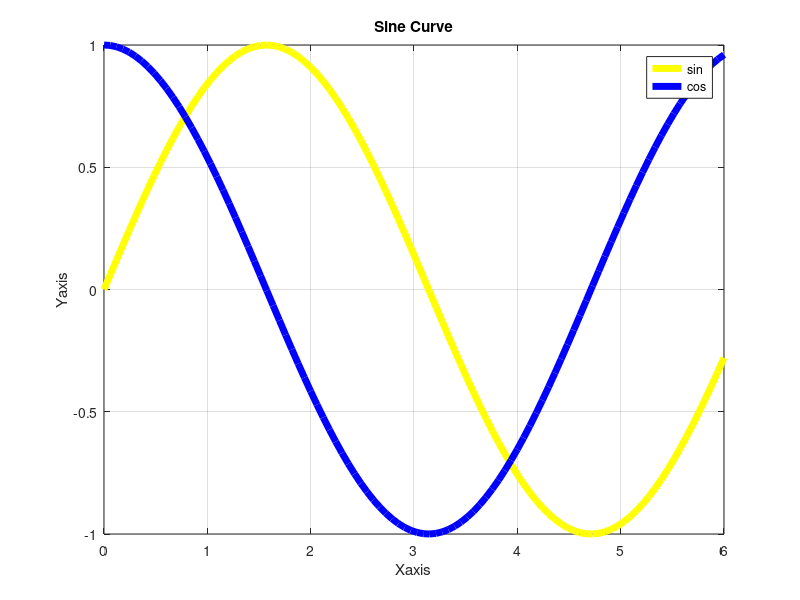

MATLAB code to generate this figure: (Note: this script raises an error after producing the figure.)
clc;
clear;
a =linspace(0,6);
b =sin(a);
plot(a,b,'y','Linewidth',5);
xlabel('Xaxis');
ylabel('Yaxis');
title('Sine Curve');
grid on;
hold on;
c=cos(a);
plot(a,c,'b','Linewidth',5);
legend('sin','cos');
gtext('place anywhere');


